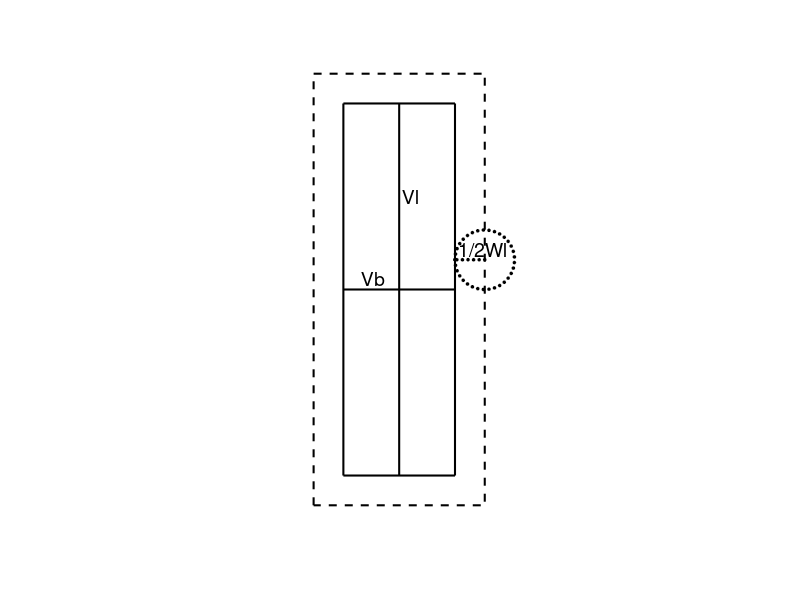

Reproduce this figure in MATLAB.
vess = [-20 -40; -20 60; 10 60; 10 -40; -20 -40;];
theta = linspace(-pi, pi);
radius = [10.5:1.5:18];
radius(2,:) = 18;
vess_out = [-28 -48; -28 68; 18 68; 18 -48; -28 -48;];
r = 8;
x = 18;
y = 18;
vess_cross = [-5 -40; -5 60; -20 10; 10 10];

circ(:,1) = r*cos(theta)+x;
circ(:,2) = r*sin(theta)+x;

figure(1),clf
hold on
set(gcf, 'Position',[222    -17   1059  701])
plot(vess_out(:,1),vess_out(:,2),'k--','linewidth',1.5)
plot(circ(1:3:end,1),circ(1:3:end,2),'ko','markerfacecolor','k','markersize',2)
% plot(r*cos(theta)+x, r*sin(theta)+y,'k.','markersize',2)
plot(radius(1,:),radius(2,:),'ko','markerfacecolor','k','markersize',2)

set(gcf, 'color', 'white');
plot(vess(:,1),vess(:,2),'k-','linewidth',1.5)
plot(vess_cross(1:2,1),vess_cross(1:2,2),'k','linewidth',1.5)
plot(vess_cross(3:4,1),vess_cross(3:4,2),'k','linewidth',1.5)
axis equal
axis off

text(-15,13,'Vb','fontsize',14)
text(-4,35,'Vl','fontsize',14)
text(11,21,'1/2Wl','fontsize',14)

print -r300 -dtiff vanderHoop_Figure5.tif
